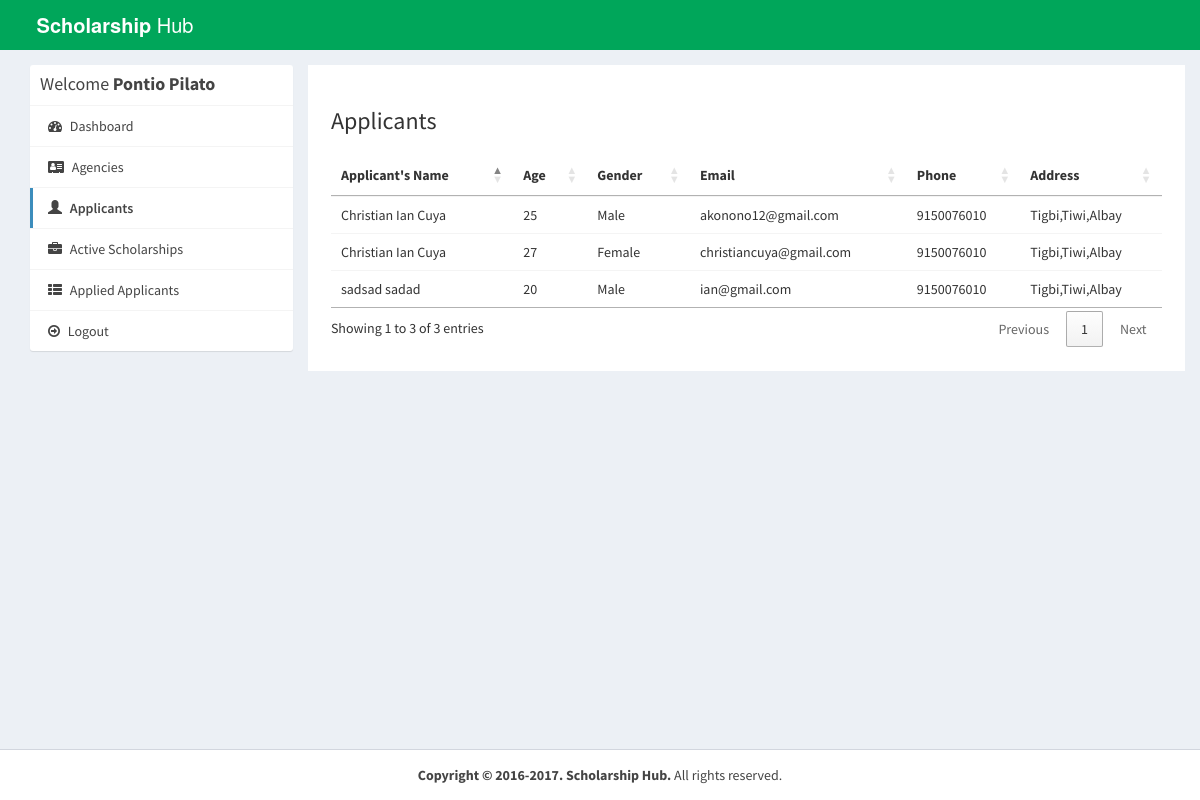
The page /admin/apps.php (signed in) on the database its author committed.
### tables this page shows
CREATE TABLE `applicant` (
  `Applicant_id` int(15) NOT NULL,
  `Fname` varchar(45) NOT NULL,
  `Lname` varchar(45) NOT NULL,
  `bdate` date NOT NULL,
  `age` int(13) NOT NULL,
  `gender` varchar(45) NOT NULL,
  `address` varchar(45) NOT NULL,
  `con_no` bigint(11) NOT NULL,
  `email_add` varchar(45) NOT NULL,
  `GStatus` varchar(20) NOT NULL,
  `Password` varchar(45) NOT NULL,
  `TimeCreated` date NOT NULL,
  `GWA` decimal(10,3) NOT NULL
);

### admin/apps.php (the view, shortened to what this page needs)
<?php
require_once("../db.php");
?>
<!DOCTYPE html>
<html>
<head>
  <link rel="stylesheet" href="https://cdnjs.cloudflare.com/ajax/libs/twitter-bootstrap/3.3.7/css/bootstrap.min.css">
  <link rel="stylesheet" href="https://cdnjs.cloudflare.com/ajax/libs/font-awesome/4.7.0/css/font-awesome.min.css">
  <link rel="stylesheet" href="https://cdnjs.cloudflare.com/ajax/libs/ionicons/2.0.1/css/ionicons.min.css">
  <link rel="stylesheet" href="https://cdn.datatables.net/1.10.15/css/jquery.dataTables.min.css">
  <link rel="stylesheet" href="../css/AdminLTE.min.css">
  <link rel="stylesheet" href="../css/_all-skins.min.css">
  <link rel="stylesheet" href="../css/custom.css">
</head>
<body class="hold-transition skin-green sidebar-mini">
<div class="wrapper">
  <header class="main-header">
    <a href="index.php" class="logo logo-bg">
      <span class="logo-lg"><b>Scholarship</b> Hub</span>
    </a>
    <nav class="navbar navbar-static-top">
    </nav>
  </header>
  <div class="content-wrapper" style="margin-left: 0px;">
    <section id="candidates" class="content-header">
      <div class="container">
        <div class="row">
          <div class="col-md-3">
            <div class="box box-solid">
              <div class="box-header with-border">
           <h3 class="box-title">Welcome <b><?php echo $_SESSION['name'];?></b></h3>
              </div>
              <div class="box-body no-padding">
                <ul class="nav nav-pills nav-stacked">
                  <li><a href="dashboard.php"><i class="fa fa-dashboard"></i> Dashboard</a></li>
				     <li ><a href="agency.php"><i class="fa fa-address-card"></i> Agencies</a></li>
					  <li class="active"><a href="apps.php"><i class="glyphicon glyphicon-user"></i> Applicants</a></li>
                  <li ><a href="active-jobs.php"><i class="fa fa-briefcase"></i> Active Scholarships</a></li>
				  <li ><a href="App-App.php"><i class="fa fa-th-list"></i> Applied Applicants</a></li>
                  <li><a href="../logout.php"><i class="fa fa-arrow-circle-o-right"></i> Logout</a></li>
                </ul>
              </div>
            </div>
          </div>
          <div class="col-md-9 bg-white padding-2">
            <h3>Applicants</h3>
            <div class="row margin-top-20">
              <div class="col-md-12">
                <div class="box-body table-responsive no-padding">
                  <table id="example2" class="table table-hover">
                    <thead>
                      <th>Applicant's Name</th>
					  <th>Age</th>
					  <th>Gender</th>
                      <th>Email</th>
                      <th>Phone</th>
                      <th>Address</th>
                    </thead>
                    <tbody>
                      <?php
                      $sql = "SELECT * FROM applicant";
                      $result = $conn->query($sql);
                      if($result->num_rows > 0) {
                        while($row = $result->fetch_assoc()) {
                      ?>
                      <tr>
                        <td><?php echo $row['Fname'] . " ".$row['Lname'] ; ?></td>
                        <td><?php echo $row['age']; ?></td>
                        <td><?php echo $row['gender']; ?></td>
                        <td><?php echo $row['email_add']; ?></td>
                        <td><?php echo $row['con_no']; ?></td>
						<td><?php echo $row['address']; ?></td>
                      </tr>
                     <?php
                        }
                      }
                    ?>
                    </tbody>
                  </table>
                </div>
              </div>
            </div>
          </div>
        </div>
      </div>
    </section>
  </div>
  <footer class="main-footer" style="margin-left: 0px;">
    <div class="text-center">
      <strong>Copyright &copy; 2016-2017. Scholarship Hub.</strong> All rights
    reserved.
    </div>
  </footer>
</div>
</body>
</html>

### css/custom.css (style rules this page uses)
.logo-bg { background-color: #00A65A !important; }
.margin-top-20 { margin-top: 20px; }
.padding-2 { padding: 2%; }
.bg-white { background-color: #fff; }

### rows shown on the page
applicant: Fname "Christian Ian", Lname "Cuya", age "25", gender "Male", email_add "akonono12@gmail.com", con_no "9150076010", address "Tigbi,Tiwi,Albay"
applicant: Fname "Christian Ian", Lname "Cuya", age "27", gender "Female", email_add "christiancuya@gmail.com", con_no "9150076010", address "Tigbi,Tiwi,Albay"
applicant: Fname "sadsad", Lname "sadad", age "20", gender "Male", email_add "ian@gmail.com", con_no "9150076010", address "Tigbi,Tiwi,Albay"

### other values the page prints
$_SESSION['name'] "Pontio Pilato"
